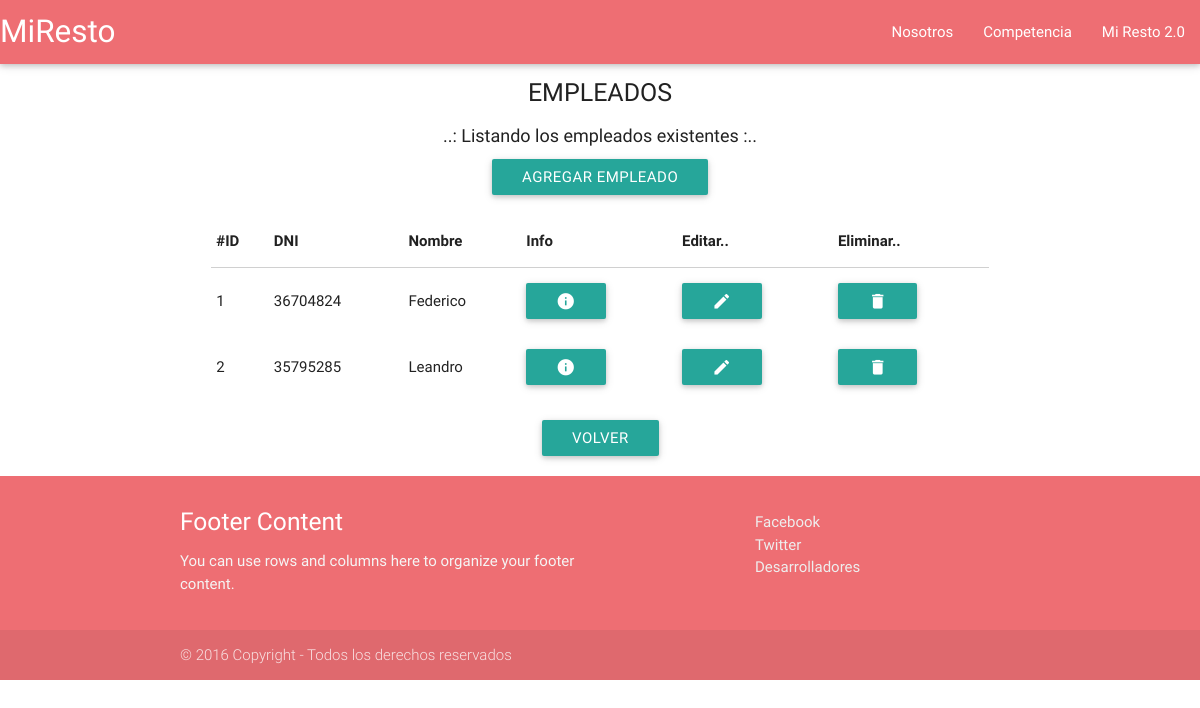
The page /index.php/empleados on the database as committed earlier.
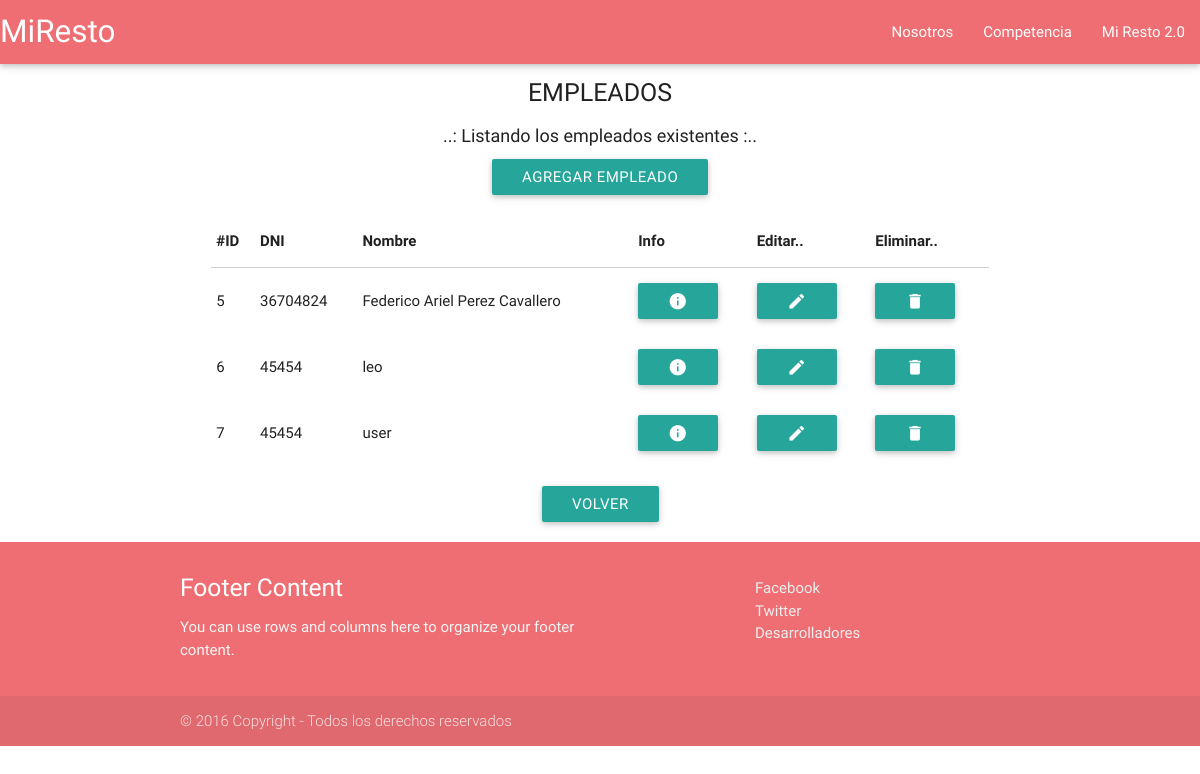
The same page on the database as committed later.
### tables this page shows
CREATE TABLE IF NOT EXISTS `empleados` (
  `id` int(10) unsigned NOT NULL,
  `dni` int(10) unsigned NOT NULL,
  `nombre` tinytext NOT NULL,
  `direccion` tinytext NOT NULL,
  `telefono` int(10) unsigned NOT NULL,
  `email` tinytext NOT NULL,
  `cuit` bigint(20) unsigned NOT NULL,
  `password` text NOT NULL
);

### application/controllers/Empleados.php (called while the page is built, shortened)
<?php
class Empleados extends CI_Controller {
    public function index(){
        $resultado = $this->MEmpleados->listar();
        $data['funcion'] = 'index';
        $data['empleados'] = $resultado;
        $this->load->view('vEmpleados', $data);
    }
}

### index.php (called while the page is built, shortened)
<?php
require_once BASEPATH.'core/CodeIgniter.php';

### application/models/MEmpleados.php (called while the page is built, shortened)
<?php
class MEmpleados extends CI_Model {
    public function listar(){
        $consulta = 'SELECT id, dni, nombre ';
        $consulta .= 'FROM Empleados ';
        $consulta .= 'ORDER BY nombre ASC ';
        $query = $this->db->query($consulta);
        $resultado = $query->result_array();
        return $resultado;
    }
}

### application/views/empleados/index.phtml (the view, shortened to what this page needs)
<div class="row txt-cabecera">
    EMPLEADOS
</div>
<div class="row txt-info">
    ..: Listando los empleados existentes :..
</div>
<div class="row center-align">
    <a class="btn waves-effect waves-light" href="<?php echo site_url()?>empleados/alta">Agregar Empleado</a>
</div>
<div class="row">
    <div class="col s12 m8 offset-m2">
        <table class="responsive-table highlight">
            <thead>
                <th>#ID</th>
                <th>DNI</th>
                <th>Nombre</th>
                <th>Info</th>
                <th>Editar..</th>
                <th>Eliminar..</th>
            </thead>
            <tbody>
            <?php foreach ($empleados as $empleado) { ?>
                <tr>
                    <td><?php echo $empleado['id']; ?></td>
                    <td><?php echo $empleado['dni']; ?></td>
                    <td><?php echo $empleado['nombre']; ?></td>
                    <td>
                        <a class="btn waves-effect waves-green" href="<?php echo site_url().'empleados/ver/'.$empleado['id']; ?>">
                            <i class="material-icons">info</i>
                        </a>
                    </td>
                    <td>
                        <a class="btn waves-effect waves-green" href="<?php echo site_url().'empleados/editar/'.$empleado['id']; ?>">
                            <i class="material-icons">edit</i>
                        </a>
                    </td>
                    <td>
                        <a class="dropdown-button btn" data-activates="<?php echo 'drop'.$empleado['id']; ?>" >
                            <i class="material-icons">delete</i>
                        </a>
                    </td>
                </tr>
            <?php } ?>
            </tbody>
        </table>
    </div>
</div>
<div class="row center-align">
    <a class="btn waves-effect waves-light tooltipped" data-tooltip="Volver a roles" href="<?php echo site_url()?>intranet">Volver</a>
</div>

### application/views/vEmpleados.php (shortened to what this page needs)
<!DOCTYPE html>
<html>
<head>
    <?php include 'componentes/recursos.phtml'; ?>
</head>
    <body>
        <?php include 'componentes/botonera.phtml'; ?>
        <?php include '/empleados/'.$funcion.'.phtml'; ?>
        <?php include 'componentes/footer.phtml'; ?>
    </body>
</html>

### application/views/componentes/recursos.phtml (shortened to what this page needs)
<link href="<?php echo site_url() ?>css/jquery-ui.min.css" rel="stylesheet" type="text/css"/>
<link href="<?php echo site_url() ?>css/materialize.min.css" rel="stylesheet" type="text/css"/>
<link href="<?php echo site_url() ?>css/Estilo.css" rel="stylesheet" type="text/css"/>

### application/views/componentes/botonera.phtml (shortened to what this page needs)
<nav>
    <div class="nav-wrapper">
        <a href="<?php echo site_url()?>" class="brand-logo">MiResto</a>
        <ul class="right hide-on-med-and-down">
            <li><a href="<?php echo site_url()?>nosotros">Nosotros</a></li>
            <li><a href="<?php echo site_url()?>competencia">Competencia</a></li>
            <li><a href="<?php echo site_url()?>webresto">Mi Resto 2.0</a></li>
        </ul>
    </div>
</nav>

### application/views/componentes/footer.phtml
<footer class="page-footer">
    <div class="container">
        <div class="row">
            <div class="col l6 s12">
                <h5 class="white-text">Footer Content</h5>
                <p class="grey-text text-lighten-4">You can use rows and columns here to organize your footer content.</p>
            </div>
            <div class="col l4 offset-l2 s12">
                <ul>
                    <li><a class="grey-text text-lighten-3" href="http://www.facebook.com/miResto">Facebook</a></li>
                    <li><a class="grey-text text-lighten-3" href="http://www.twitter.com/miResto">Twitter</a></li>
                    <li><a class="grey-text text-lighten-3" href="http://www.cs.uns.edu.ar">Desarrolladores</a></li>
                </ul>
            </div>
        </div>
</div>
<div class="footer-copyright">
    <div class="container"> © 2016 Copyright - Todos los derechos reservados </div>
</div>
</footer>

### css/Estilo.css (style rules this page uses)
.txt-cabecera { text-align: center; font-size: 25px; margin: 10px; }
.txt-info { text-align: center; font-size: 18px; margin: 10px; }

Rows that differ between the two databases and show on the page:
removed empleados: id "1", dni "36704824", nombre "Federico"
removed empleados: id "2", dni "35795285", nombre "Leandro"
added empleados: id "5", dni "36704824", nombre "Federico Ariel Perez Cavallero"
added empleados: id "6", dni "45454", nombre "leo"
added empleados: id "7", dni "45454", nombre "user"
